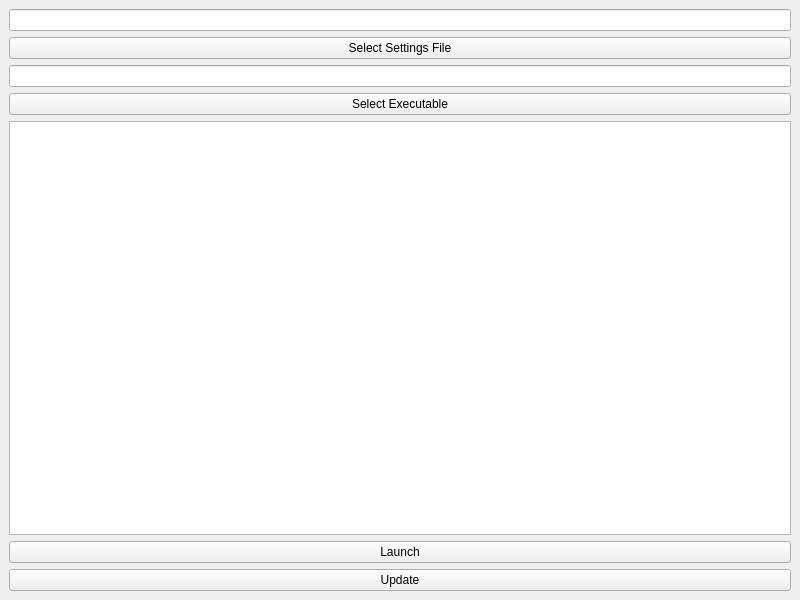
<?xml version="1.0" encoding="UTF-8"?>
<ui version="4.0">
    <class>MainWindow</class>
    <widget class="QMainWindow" name="MainWindow">
        <property name="geometry">
            <rect>
                <x>0</x>
                <y>0</y>
                <width>800</width>
                <height>600</height>
            </rect>
        </property>
        <property name="windowTitle">
            <string>Profile Changer</string>
        </property>
        <widget class="QWidget" name="centralWidget">
            <layout class="QVBoxLayout" name="verticalLayout">
                <item>
                    <widget class="QLineEdit" name="settingsFilePath"/>
                </item>
                <item>
                    <widget class="QPushButton" name="selectSettingsFileButton">
                        <property name="text">
                            <string>Select Settings File</string>
                        </property>
                    </widget>
                </item>
                <item>
                    <widget class="QLineEdit" name="executableFilePath"/>
                </item>
                <item>
                    <widget class="QPushButton" name="selectExecutableButton">
                        <property name="text">
                            <string>Select Executable</string>
                        </property>
                    </widget>
                </item>
                <item>
                    <widget class="QListWidget" name="profileListWidget"/>
                </item>
                <item>
                    <widget class="QPushButton" name="launchButton">
                        <property name="text">
                            <string>Launch</string>
                        </property>
                    </widget>
                </item>
                <item>
                    <widget class="QPushButton" name="updateButton">
                        <property name="text">
                            <string>Update</string>
                        </property>
                    </widget>
                </item>
            </layout>
        </widget>
        <widget class="QMenuBar" name="menuBar">
            <property name="geometry">
                <rect>
                    <x>0</x>
                    <y>0</y>
                    <width>800</width>
                    <height>21</height>
                </rect>
            </property>
            <widget class="QMenu" name="fileMenu">
                <property name="title">
                    <string>File</string>
                </property>
            </widget>
            <widget class="QMenu" name="settingsMenu">
                <property name="title">
                    <string>Settings</string>
                </property>
            </widget>
        </widget>
    </widget>
    <resources/>
    <connections/>
</ui>
